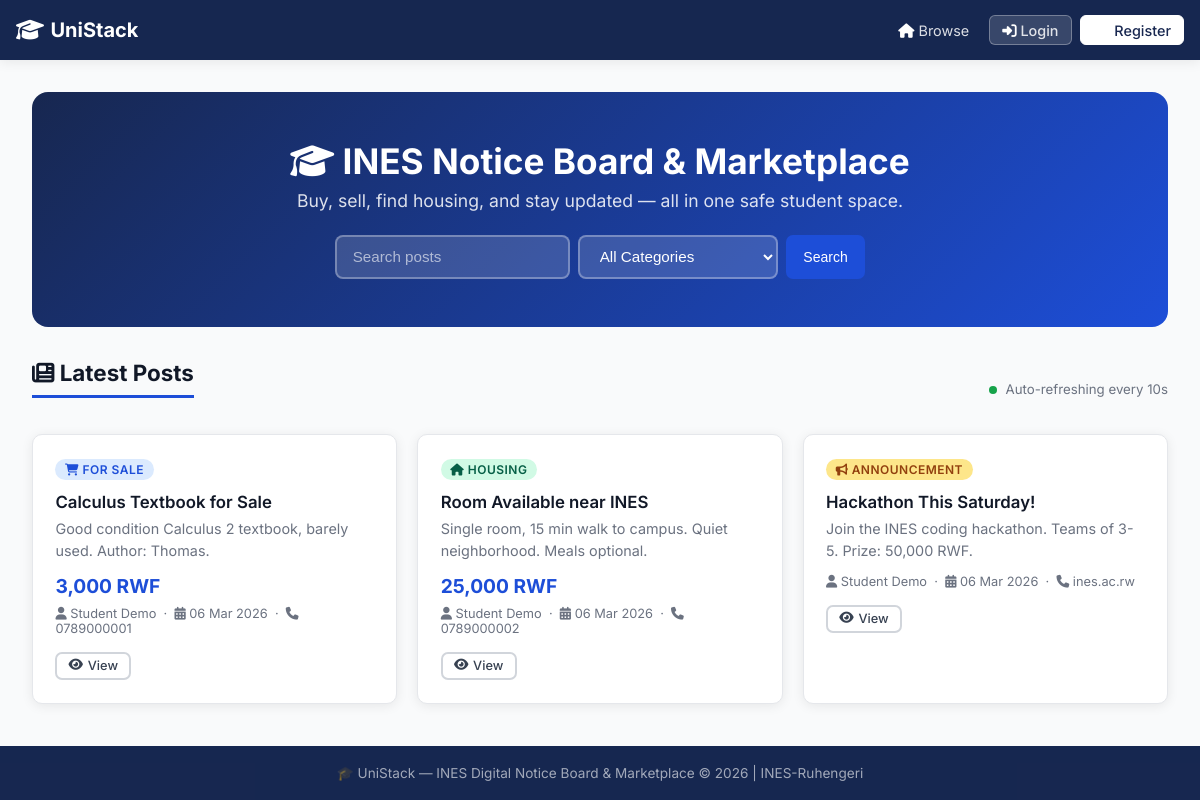
The page / on the database its author committed.
### tables this page shows
CREATE TABLE posts (
    id INT AUTO_INCREMENT PRIMARY KEY,
    user_id INT NOT NULL,
    title VARCHAR(200) NOT NULL,
    description TEXT NOT NULL,
    type ENUM('for_sale','housing','announcement') NOT NULL,
    price DECIMAL(10,2) DEFAULT NULL,
    contact VARCHAR(100) DEFAULT NULL,
    status ENUM('pending','approved','rejected') DEFAULT 'pending',
    is_flagged TINYINT(1) DEFAULT 0,
    flag_reason TEXT DEFAULT NULL,
    moderated_by INT DEFAULT NULL,
    moderated_at DATETIME DEFAULT NULL,
    created_at DATETIME DEFAULT CURRENT_TIMESTAMP,
    updated_at DATETIME DEFAULT CURRENT_TIMESTAMP ON UPDATE CURRENT_TIMESTAMP,
    FOREIGN KEY (user_id) REFERENCES users(id) ON DELETE CASCADE,
    FOREIGN KEY (moderated_by) REFERENCES users(id) ON DELETE SET NULL
);

CREATE TABLE users (
    id INT AUTO_INCREMENT PRIMARY KEY,
    name VARCHAR(100) NOT NULL,
    email VARCHAR(150) NOT NULL UNIQUE,
    password VARCHAR(255) NOT NULL,
    role ENUM('student','moderator','admin') DEFAULT 'student',
    is_active TINYINT(1) DEFAULT 1,
    created_at DATETIME DEFAULT CURRENT_TIMESTAMP
);

### app/controllers/HomeController.php (called while the page is built)
<?php
require_once __DIR__ . '/../models/Post.php';
class HomeController {
    private $conn;
    public function __construct($conn) { $this->conn = $conn; }
    public function index() {
        $postModel = new Post($this->conn);
        $search = trim($_GET['search'] ?? '');
        $type = $_GET['type'] ?? '';
        $showAll = isset($_GET['all']) && $_GET['all'] == '1' && isset($_SESSION['role']) && $_SESSION['role'] === 'admin';
        if ($showAll) {
            $posts = $postModel->getAll();
        } else {
            $posts = $postModel->getApproved($search, $type);
        }
        require_once __DIR__ . '/../views/shared/home.php';
    }
}

### app/models/Post.php (called while the page is built, shortened)
<?php
class Post {
    private $conn;
    public function __construct($conn) {
        $this->conn = $conn;
    }
    public function getApproved($search = '', $type = '') {
        $sql = "SELECT p.*, u.name AS author FROM posts p
                JOIN users u ON p.user_id = u.id
                WHERE p.status = 'approved'";
        $params = [];
        $sql .= " ORDER BY p.created_at DESC";
        $stmt = $this->conn->prepare($sql);
        $stmt->execute();
        return $stmt->get_result()->fetch_all(MYSQLI_ASSOC);
    }
}

### app/views/shared/home.php (the view, shortened to what this page needs)
<?php
$currentSearch = $_GET['search'] ?? '';
require_once __DIR__ . '/header.php';
?>
<div class="hero">
    <h1><i class="fas fa-graduation-cap"></i> INES Notice Board & Marketplace</h1>
    <p>Buy, sell, find housing, and stay updated — all in one safe student space.</p>
    <form class="search-bar" method="GET" action="index.php">
        <input type="text" name="search" placeholder="Search posts" value="<?= htmlspecialchars($currentSearch) ?>">
        <select name="type">
            <option value="">All Categories</option>
        </select>
        <button type="submit" class="btn btn-primary">Search</button>
    </form>
</div>
<div style="display:flex;justify-content:space-between;align-items:center;margin-bottom:1rem;">
    <span class="section-title"><i class="fas fa-newspaper"></i> Latest Posts</span>
    <span style="font-size:.83rem;color:#6b7280;">
        <span class="polling-dot"></span> Auto-refreshing every 10s
    </span>
</div>
<div id="posts-container">
<?php if (empty($posts)): ?>
    <div class="empty-state">
        <div class="empty-icon">📭</div>
        <h3>No posts found</h3>
        <p>Try a different search or check back later.</p>
    </div>
<?php else: ?>
    <div class="cards-grid">
    <?php foreach ($posts as $post): ?>
        <div class="card">
            <span class="card-badge badge-<?= $post['type'] ?>">
                <?php
                if ($post['type'] === 'for_sale') echo '<i class="fas fa-shopping-cart"></i> For Sale';
                elseif ($post['type'] === 'housing') echo '<i class="fas fa-home"></i> Housing';
                else echo '<i class="fas fa-bullhorn"></i> Announcement';
                ?>
            </span>
            <h3><?= htmlspecialchars($post['title']) ?></h3>
            <p><?= htmlspecialchars(mb_substr($post['description'], 0, 120)) . (mb_strlen($post['description'])>120?'...':'') ?></p>
            <?php if ($post['price'] > 0): ?>
                <div class="card-price"><?= number_format($post['price'], 0) ?> RWF</div>
            <?php endif; ?>
            <div class="card-meta">
                <i class="fas fa-user"></i> <?= htmlspecialchars($post['author']) ?> &nbsp;·&nbsp;
                <i class="fas fa-calendar-alt"></i> <?= date('d M Y', strtotime($post['created_at'])) ?>
                <?php if ($post['contact']): ?>
                    &nbsp;·&nbsp; <i class="fas fa-phone"></i> <?= htmlspecialchars($post['contact']) ?>
                <?php endif; ?>
            </div>
            <div class="card-actions">
                <a href="index.php?page=posts&action=view&id=<?= $post['id'] ?>" class="btn btn-outline btn-sm"><i class="fas fa-eye"></i> View</a>
            </div>
        </div>
    <?php endforeach; ?>
    </div>
<?php endif; ?>
</div>
<?php require_once __DIR__ . '/footer.php'; ?>

### public/index.php (shortened to what this page needs)
<?php
require_once __DIR__ . '/../config/db.php';
$page = $_GET['page'] ?? 'home';
switch ($page) {
    case 'home':
        require_once __DIR__ . '/../app/controllers/HomeController.php';
        $ctrl = new HomeController($conn);
        $ctrl->index();
        break;
}

### app/views/shared/header.php (shortened to what this page needs)
<!DOCTYPE html>
<html lang="en">
<head>
    <?php $s = $GLOBALS['settings'] ?? []; ?>
    <link rel="stylesheet" href="<?= BASE_URL ?>css/style.css">
    <link rel="stylesheet" href="https://cdnjs.cloudflare.com/ajax/libs/font-awesome/6.4.0/css/all.min.css">
</head>
<body class="<?= isset(
    	$_SESSION['user_id']
    ) ? 'logged-in' : '' ?>">
<nav class="navbar">
    <a href="index.php?page=home" class="nav-brand">
        <i class="fas fa-graduation-cap brand-icon"></i> <?= htmlspecialchars($s['site_name'] ?? 'UniStack') ?>
    </a>
    <div class="nav-right">
        <div class="nav-links" id="nav-menu">
            <?php if (!isset($_SESSION['user_id'])): ?>
                <a href="index.php?page=home" class="nav-link"><i class="fas fa-home"></i> Browse</a>
                <a href="index.php?page=auth&action=login" class="btn-nav"><i class="fas fa-sign-in-alt"></i> Login</a>
                <a href="index.php?page=auth&action=register" class="btn-nav btn-primary"><i class="fas fa-user-plus"></i> Register</a>
            <?php endif; ?>
        </div>
    </div>
</nav>
<?php if (isset($_SESSION['user_id'])): ?>
    <?php require_once __DIR__ . '/sidebar.php'; ?>
    <main class="main-content content-with-sidebar">
<?php else: ?>
    <main class="main-content">
<?php endif; ?>

### app/views/shared/footer.php (shortened to what this page needs)
</main>
<footer class="footer">
    <p>🎓 UniStack — INES Digital Notice Board &amp; Marketplace &copy; <?= date('Y') ?> | INES-Ruhengeri</p>
</footer>
</body>
</html>

### public/css/style.css (style rules this page uses)
:root { --primary: #1d4ed8; --primary-dark: #051642ec; --primary-light: #dbeafe; --success: #16a34a; --success-light: #dcfce7; --danger: #dc2626; --danger-light: #fee2e2; --warning: #d97706; --warning-light: #fef3c7; --gray-50: #f9fafb; --gray-100: #f3f4f6; --gray-200: #e5e7eb; --gray-300: #d1d5db; --gray-500: #6b7280; --gray-700: #374151; --gray-900: #111827; --radius: 10px; --shadow: 0 2px 12px rgba(0,0,0,0.08); --shadow-lg: 0 8px 32px rgba(0,0,0,0.12); }
* { box-sizing: border-box; margin: 0; padding: 0; }
body { font-family: 'Inter', sans-serif; background: var(--gray-50); color: var(--gray-900); min-height: 100vh; display: flex; flex-direction: column; }
.navbar { background: var(--primary-dark); padding: 0 1rem; display: flex; align-items: center; min-height: 60px; position: sticky; top: 0; z-index: 100; box-shadow: var(--shadow); flex-wrap: nowrap; }
.navbar, .navbar * { color: white; }
.nav-right { display: flex; align-items: center; gap: .75rem; flex: 1; justify-content: flex-end; }
.nav-brand { color: white; text-decoration: none; font-size: 1.25rem; font-weight: 700; display: flex; align-items: center; gap: .4rem; white-space: nowrap; }
.brand-icon { font-size: 1.4rem; }
.nav-links { display: flex; align-items: center; gap: .5rem; }
.nav-links a { color: rgba(255,255,255,.85); text-decoration: none; padding: .35rem .75rem; border-radius: 6px; font-size: .9rem; transition: background .2s, color .2s; }
.btn-nav { background: rgba(255,255,255,.15); border: 1px solid rgba(255,255,255,.3); font-weight: 500; }
.btn-nav.btn-primary { background: #fff; color: var(--primary-dark) !important; border-color: #fff; }
.main-content { flex: 1; padding: 2rem; max-width: 1200px; margin: 0 auto; width: 100%; }
.hero { background: linear-gradient(135deg, var(--primary-dark) 0%, var(--primary) 100%); color: white; padding: 3rem 2rem; border-radius: 16px; margin-bottom: 2rem; text-align: center; }
.hero h1 { font-size: 2.2rem; font-weight: 700; margin-bottom: .5rem; }
.hero p { font-size: 1.1rem; opacity: .85; margin-bottom: 1.5rem; }
.search-bar { display: flex; gap: .5rem; flex-wrap: wrap; justify-content: center; }
.search-bar input, .search-bar select { padding: .65rem 1rem; border: 2px solid rgba(255,255,255,.3); border-radius: 8px; background: rgba(255,255,255,.15); color: white; font-size: .95rem; outline: none; min-width: 200px; }
.search-bar input::placeholder { color: rgba(255,255,255,.6); }
.search-bar select option { background: var(--primary-dark); color: white; }
.cards-grid { display: grid; grid-template-columns: repeat(auto-fill, minmax(300px, 1fr)); gap: 1.25rem; }
.card { background: white; border-radius: var(--radius); box-shadow: var(--shadow); padding: 1.4rem; transition: transform .2s, box-shadow .2s; border: 1px solid var(--gray-200); position: relative; }
.card-badge { display: inline-block; padding: .2rem .6rem; border-radius: 12px; font-size: .75rem; font-weight: 600; text-transform: uppercase; letter-spacing: .04em; margin-bottom: .75rem; }
.badge-for_sale { background: #dbeafe; color: #1d4ed8; }
.badge-housing { background: #d1fae5; color: #065f46; }
.badge-announcement { background: #fde68a; color: #92400e; }
.card h3 { font-size: 1.05rem; font-weight: 600; margin-bottom: .4rem; }
.card p { color: var(--gray-500); font-size: .9rem; line-height: 1.5; margin-bottom: .75rem; }
.card-price { font-size: 1.2rem; font-weight: 700; color: var(--primary); margin-bottom: .5rem; }
.card-meta { font-size: .8rem; color: var(--gray-500); }
.card-actions { display: flex; gap: .5rem; margin-top: 1rem; flex-wrap: wrap; }
.btn { padding: .5rem 1.1rem; border-radius: 7px; border: none; cursor: pointer; font-size: .875rem; font-weight: 500; text-decoration: none; display: inline-flex; align-items: center; gap: .3rem; transition: all .2s; }
.btn-primary { background: var(--primary); color: white; }
.btn-outline { background: transparent; border: 2px solid var(--gray-300); color: var(--gray-700); }
.btn-sm { padding: .3rem .7rem; font-size: .8rem; }
.section-title { font-size: 1.4rem; font-weight: 700; margin-bottom: 1.25rem; padding-bottom: .6rem; border-bottom: 3px solid var(--primary); display: inline-block; }
.polling-dot { display: inline-block; width: 8px; height: 8px; background: var(--success); border-radius: 50%; animation: pulse 1.5s infinite; margin-right: .3rem; }
.footer { background: var(--primary-dark); color: rgba(255,255,255,.6); text-align: center; padding: 1.2rem; font-size: .85rem; }

### rows shown on the page
posts: type "for_sale" (drawn), title "Calculus Textbook for Sale", description "Good condition Calculus 2 textbook, barely used. Author: Thomas.", price "3,000", user.name "Student Demo", created_at "06 Mar 2026", contact "0789000001"
posts: type "housing" (drawn), title "Room Available near INES", description "Single room, 15 min walk to campus. Quiet neighborhood. Meals optional.", price "25,000", user.name "Student Demo", created_at "06 Mar 2026", contact "0789000002"
posts: type "announcement" (drawn), title "Hackathon This Saturday!", description "Join the INES coding hackathon. Teams of 3-5. Prize: 50,000 RWF.", user.name "Student Demo", created_at "06 Mar 2026", contact "ines.ac.rw"

### other values the page prints
$s['site_name'] "UniStack"
